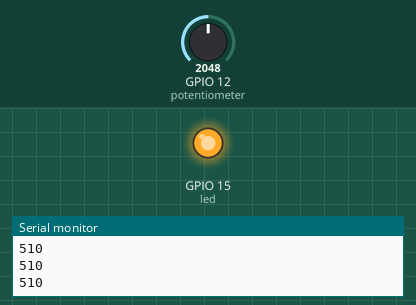
This sketch was run on a simulated ESP32. Shown: output pins drawn as LEDs (lit = HIGH), the last lines printed to the serial monitor. The test bench sets the inputs (shaded band); at power-on: GPIO 12 (potentiometer) = 2048.

Above: at 1.2 s.
1.3 s: GPIO 12 (potentiometer) set to 491
At 2.5 s:
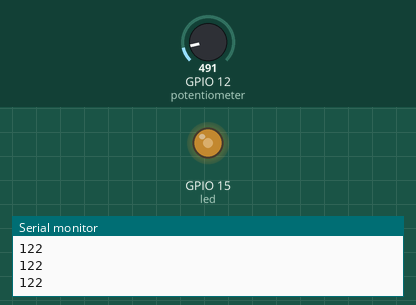
2.8 s: GPIO 12 (potentiometer) set to 0
At 3.6 s:
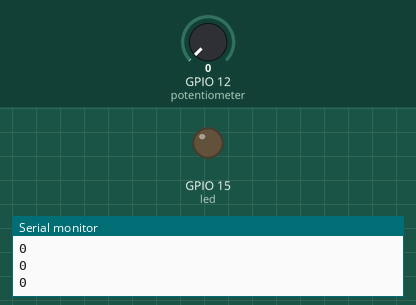
4.3 s: GPIO 12 (potentiometer) set to 1228
At 4.8 s:
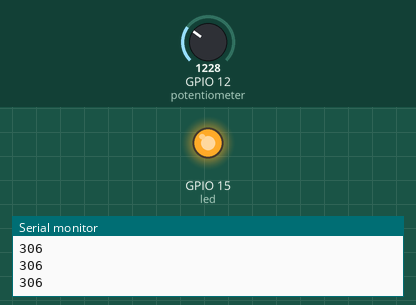
Timing chart, 0 to 7.3 s (numbered marks = the images above; inputs shaded):
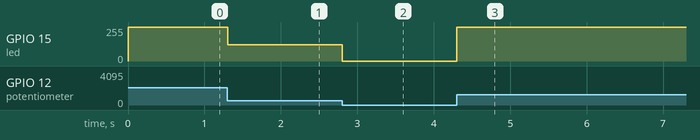

Measured:
- after the input at 1.3 s, GPIO 15 (led): 255/255 → 122/255 at once
- after the input at 2.8 s, GPIO 15 (led): 122/255 → 0/255 at once
- after the input at 4.3 s, GPIO 15 (led): 0/255 → 255/255 at once

The sketch:

LED_Brightness_Control.ino
```cpp
int potentiometer = 12;
int led = 15;
const int freq = 5000;
const int ledChannel = 0;
const int resolution = 8;

void setup() {
  // put your setup code here, to run once:
Serial.begin(9600);
pinMode(potentiometer, INPUT);
ledcSetup(ledChannel, freq, resolution);
ledcAttachPin(led, ledChannel);

}

void loop() {
  // put your main code here, to run repeatedly:
int a = analogRead(potentiometer);
int brightness = map(a, 0, 1023, 0, 255);
ledcWrite(ledChannel, brightness);
Serial.println(brightness);
}
```
